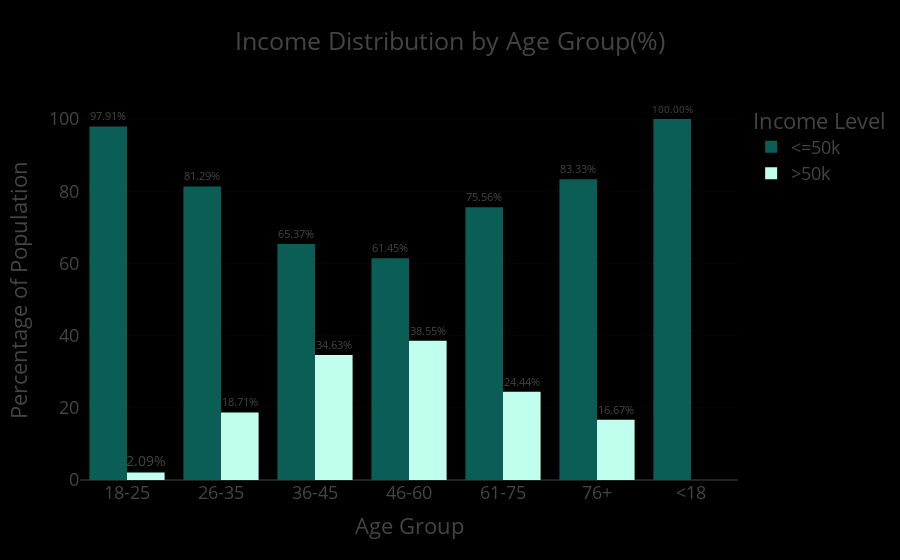

The notebook cell saved with this chart:
### Code cell
fig = px.bar(
    adult_df_income_age,
    x = 'age_group',
    y = 'percentage',
    color = 'income',
    title='Income Distribution by Age Group(%)',
    barmode='group',
    color_discrete_sequence=['#0b5e55', '#c0ffee'],
    text='percentage'
)
fig.update_traces(texttemplate = '%{text:.2f}%', textposition='outside')
fig.update_layout(template='presentation', legend_title=dict(text='Income Level'), xaxis_title='Age Group', yaxis_title='Percentage of Population', paper_bgcolor='rgb(0, 0, 0)', plot_bgcolor='rgb(0, 0, 0)')
fig.show()
fig.write_image(os.path.join(results_dir, 'income_distribution_by_agegroupbar.jpg'))
fig.write_image(os.path.join(results_dir, 'income_distribution_by_agegroupbar.png'))
fig.write_html(os.path.join(results_dir, 'income_distribution_by_agegroupbar.html'))

### Figure 1 — Plotly figure (JSON) as saved in the notebook; plotly's stock layout.template omitted (floating-point values rounded to 4 significant figures)
{"data": [{"alignmentgroup": "True", "hovertemplate": "income=<=50k<br>age_group=%{x}<br>percentage=%{text}<extra></extra>", "legendgroup": "<=50k", "marker": {"color": "#0b5e55", "pattern": {"shape": ""}}, "name": "<=50k", "offsetgroup": "<=50k", "orientation": "v", "showlegend": true, "text": [97.91, 81.29, 65.37, 61.45, 75.56, 83.33, 100.0], "textposition": "outside", "texttemplate": "%{text:.2f}%", "type": "bar", "x": ["18-25", "26-35", "36-45", "46-60", "61-75", "76+", "<18"], "xaxis": "x", "y": [97.91, 81.29, 65.37, 61.45, 75.56, 83.33, 100.0], "yaxis": "y"}, {"alignmentgroup": "True", "hovertemplate": "income=>50k<br>age_group=%{x}<br>percentage=%{text}<extra></extra>", "legendgroup": ">50k", "marker": {"color": "#c0ffee", "pattern": {"shape": ""}}, "name": ">50k", "offsetgroup": ">50k", "orientation": "v", "showlegend": true, "text": [2.093, 18.71, 34.63, 38.55, 24.44, 16.67], "textposition": "outside", "texttemplate": "%{text:.2f}%", "type": "bar", "x": ["18-25", "26-35", "36-45", "46-60", "61-75", "76+"], "xaxis": "x", "y": [2.093, 18.71, 34.63, 38.55, 24.44, 16.67], "yaxis": "y"}], "layout": {"autosize": true, "barmode": "group", "legend": {"title": {"text": "Income Level"}, "tracegroupgap": 0}, "paper_bgcolor": "rgb(0, 0, 0)", "plot_bgcolor": "rgb(0, 0, 0)", "title": {"text": "Income Distribution by Age Group(%)"}, "xaxis": {"anchor": "y", "autorange": true, "domain": [0, 1], "range": [-0.5, 6.5], "title": {"text": "Age Group"}, "type": "category"}, "yaxis": {"anchor": "x", "autorange": true, "domain": [0, 1], "range": [0, 105.3], "title": {"text": "Percentage of Population"}, "type": "linear"}}}
